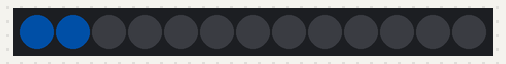
Bench run of a sketch on a simulated Arduino Uno, built with avr-gcc and run on an emulated ATmega328P. Shown: 13 RGB LEDs in strip order, left to right. Dim RGB values are drawn brighter than linear.

Above: at 0.18 s.
At 0.78 s:
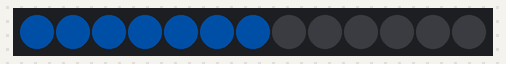
At 1.14 s:
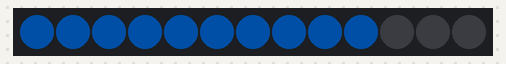
At 1.5 s:
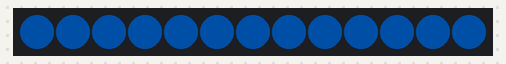
At 3.0 s:
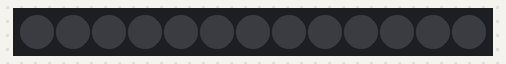
At 3.94 s:
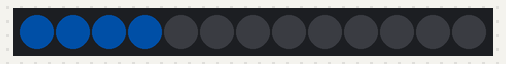

The sketch:

firmware.ino
```cpp
#include <Adafruit_NeoPixel.h>

#define LED_PIN 2
#define NUM_LEDS 13

Adafruit_NeoPixel strip(NUM_LEDS, LED_PIN, NEO_GRB + NEO_KHZ800);

void setup() {
  strip.begin();
  strip.setBrightness(40);
  strip.clear();
  strip.show();
}

void loop() {
  for (int i = 0; i < NUM_LEDS; i++) {
    strip.setPixelColor(i, strip.Color(0, 120, 255));
    strip.show();
    delay(120);
  }

  delay(400);

  for (int i = 0; i < NUM_LEDS; i++) {
    strip.setPixelColor(i, 0);
    strip.show();
    delay(80);
  }

  delay(500);
}
```

Measured:
- by itself, everything shown: repeats every 3.5 s, in 26 steps
